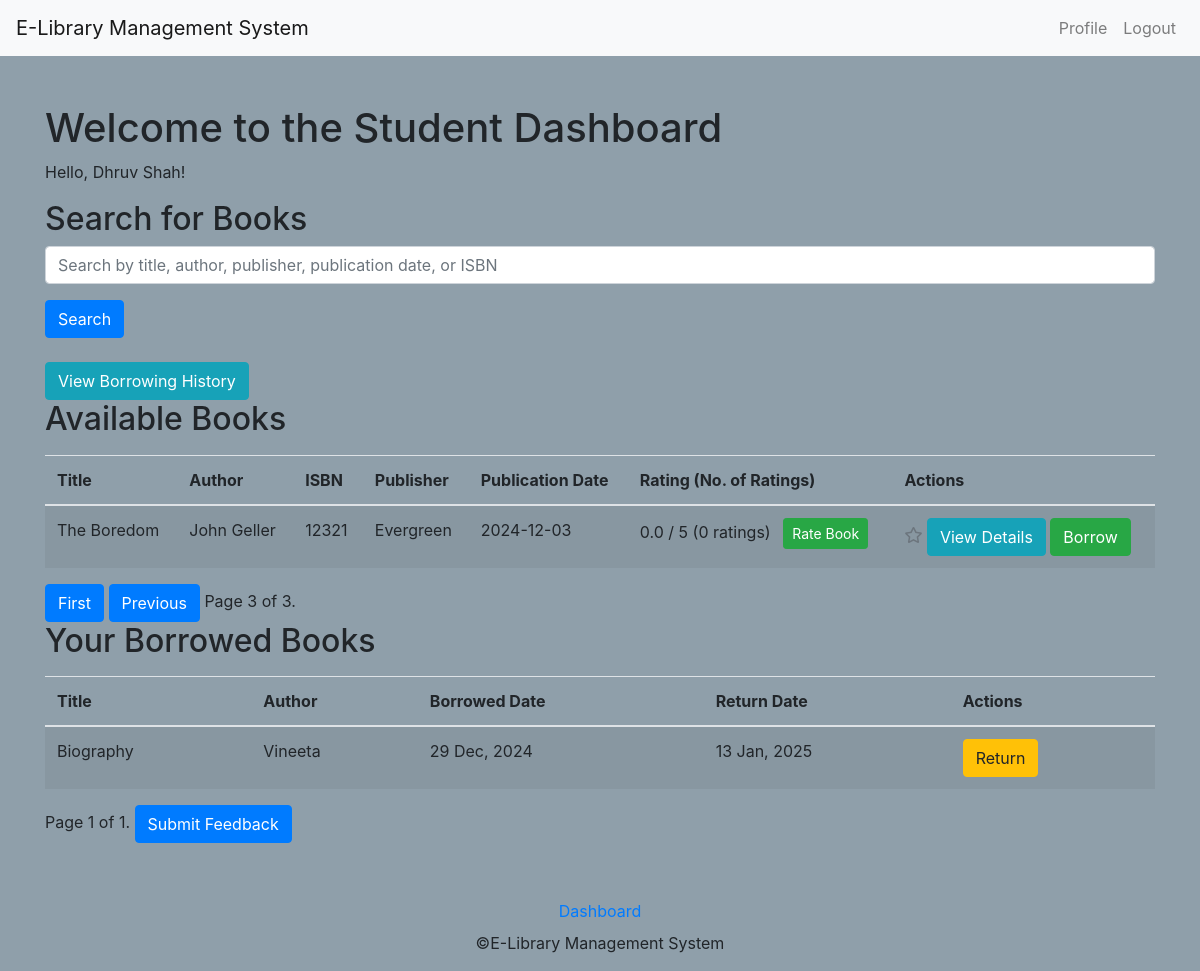
Page /student_dashboard/?page=6&q= (signed in) on the earlier database version.
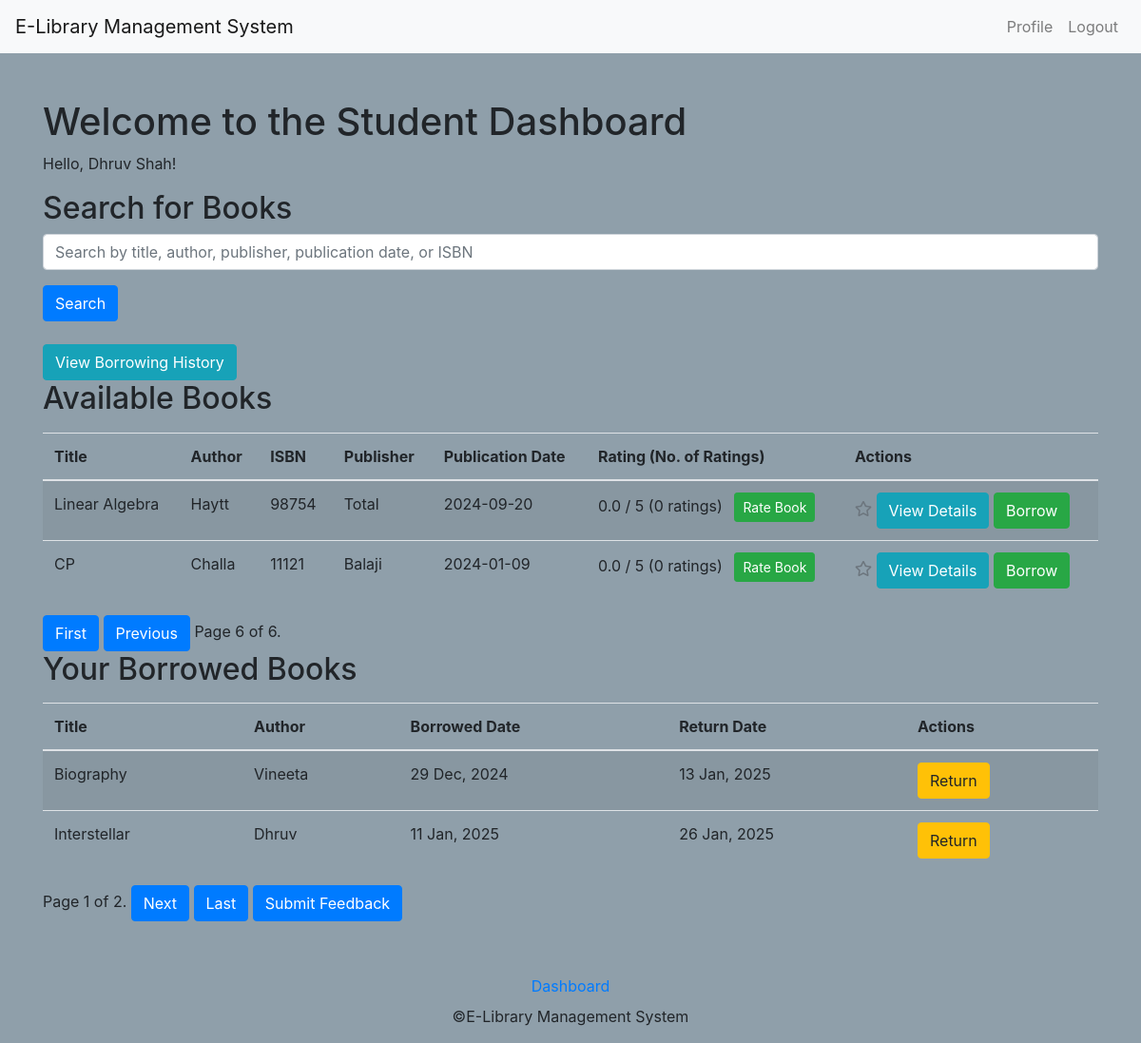
Same page on the later database version.
### users/models.py (models this page shows, shortened)
class Profile(models.Model):
    ROLE_CHOICES = [
        ('student', 'Student'),
        ('librarian', 'Librarian'),
    ]
    user = models.OneToOneField(User, on_delete=models.CASCADE)
    role = models.CharField(max_length=10, choices=ROLE_CHOICES)
    name = models.CharField(max_length=100)
    psrn_number = models.CharField(max_length=15, blank=True, null=True)
    room = models.CharField(max_length=50, blank=True, null=True)
    hostel = models.CharField(max_length=50, blank=True, null=True)
    favorite_books = models.ManyToManyField("books.Book", default=None, blank=True, related_name="favorited_by")

### books/models.py (models this page shows, shortened)
class Book(models.Model):
    title = models.CharField(max_length=255)
    author = models.CharField(max_length=255)
    isbn = models.PositiveBigIntegerField(unique=True)
    publication_date = models.DateField(blank=True, null=True)
    publisher_name = models.CharField(max_length=255, default=None)
    cover_image = models.ImageField(upload_to='book_covers/', blank=True, null=True)
    total_copies = models.PositiveIntegerField(default=1)
    available_copies = models.PositiveIntegerField(default=1)
    rating = models.FloatField(default=0.0)
    num_ratings = models.PositiveIntegerField(default=0)

class Borrow(models.Model):
    user = models.ForeignKey(User, on_delete=models.CASCADE)
    book = models.ForeignKey(Book, on_delete=models.CASCADE)
    borrow_date = models.DateField(default=now)
    due_date = models.DateField(default=now().date()+timedelta(days=LateFeeConfig.objects.first().days_before_late_fee))
    return_date = models.DateField(blank=True, null=True)
    is_returned = models.BooleanField(default=False)

### users/views.py (the view, shortened to what this page needs)
# urls.py: path('student_dashboard/', student_dashboard, name = 'student_dashboard'),
@login_required
def student_dashboard(request):
    try:
        profile = request.user.profile
        if profile.role == 'librarian':
            return redirect('librarian_dashboard')
    except Profile.DoesNotExist:
        return redirect('create_profile')
    query = request.GET.get('q', '')  # Get the search query
    books = Book.objects.all()  # Fetch all books
    paginator = Paginator(books, 2)  # Show 10 books per page
    page_number = request.GET.get('page')
    books = paginator.get_page(page_number)
    borrow_records = Borrow.objects.filter(user=request.user, is_returned=False)
    borrow_paginator = Paginator(borrow_records, 2)  # Show 5 borrowed books per page
    borrow_page_number = request.GET.get('borrow_page')
    borrow_records = borrow_paginator.get_page(borrow_page_number)
    return render(request, 'users/student_dashboard.html', {
        'books': books,
        'query': query,
        'borrow_records': borrow_records
    })

### users/templates/users/student_dashboard.html (shortened to what this page needs)
{% extends "users/base.html" %}
{% block content %}
<h1>Welcome to the Student Dashboard</h1>
<p>Hello, {{ user.profile.name }}!</p>
<h2>Search for Books</h2>
<form method="get" action="{% url 'student_dashboard' %}">
    <div class="form-group">
        <input type="text" name="q" class="form-control" placeholder="Search by title, author, publisher, publication date, or ISBN" value="{{ query }}">
    </div>
    <button type="submit" class="btn btn-primary">Search</button>
</form>
<br>
<a href="{% url 'student_borrowing_history' %}" class="btn btn-info">View Borrowing History</a>
<h2>Available Books</h2>
<table class="table table-striped mt-3">
    <thead>
        <tr>
            <th>Title</th>
            <th>Author</th>
            <th>ISBN</th>
            <th>Publisher</th>
            <th>Publication Date</th>
            <th>Rating (No. of Ratings)</th>
            <th>Actions</th>
        </tr>
    </thead>
    <tbody>
        {% if books %}
            {% for book in books %}
            <tr>
                <td>{{ book.title }}</td>
                <td>{{ book.author }}</td>
                <td>{{ book.isbn }}</td>
                <td>{{ book.publisher_name }}</td>
                <td>{{ book.publication_date|date:"Y-m-d" }}</td>
                <td>
                    {{ book.rating|default:0.0 }} / 5
                    ({{ book.num_ratings }} rating{{ book.num_ratings|pluralize }})
                    <a href="{% url 'rate_book' book.id %}" class="btn btn-sm btn-success ml-2">Rate Book</a>
                </td>
                <td>
                    {% if book in user.profile.favorite_books.all %}
                        <a href="{% url 'unmark_favorite' book.pk %}" class="text-warning" title="Remove from favorites">
                            <i class="fas fa-star"></i>
                        </a>
                    {% else %}
                        <a href="{% url 'mark_favorite' book.pk %}" class="text-secondary" title="Add to favorites">
                            <i class="far fa-star"></i>
                        </a>
                    {% endif %}
                    <a href="{% url 'book_detail' book.pk %}" class="btn btn-info">View Details</a>
                    <a href="{% url 'borrow' book.pk %}" class="btn btn-success">Borrow</a>
                </td>
            </tr>
            {% endfor %}
        {% else %}
            <tr>
                <td colspan="8" class="text-center">No books found.</td>
            </tr>
        {% endif %}
    </tbody>
</table>
{% if books.has_previous %}
    <a href="?page=1&q={{ query }}" class="btn btn-primary">First</a>
    <a href="?page={{ books.previous_page_number }}&q={{ query }}" class="btn btn-primary">Previous</a>
{% endif %}
<span>Page {{ books.number }} of {{ books.paginator.num_pages }}.</span>
<h2>Your Borrowed Books</h2>
<table class="table table-striped mt-3">
    <thead>
        <tr>
            <th>Title</th>
            <th>Author</th>
            <th>Borrowed Date</th>
            <th>Return Date</th>
            <th>Actions</th>
        </tr>
    </thead>
    <tbody>
        {% if borrow_records %}
            {% for record in borrow_records %}
            <tr>
                <td>{{ record.book.title }}</td>
                <td>{{ record.book.author }}</td>
                <td>{{ record.borrow_date|date:"j M, o" }}</td>
                <td>{{ record.due_date|date:"j M, o" }}</td>
                <td>
                    <a href="{% url 'return' record.pk %}" class="btn btn-warning">Return</a>
                </td>
            </tr>
            {% endfor %}
        {% else %}
            <tr>
                <td colspan="5" class="text-center">No books currently borrowed.</td>
            </tr>
        {% endif %}
    </tbody>
</table>
<span>Page {{ borrow_records.number }} of {{ borrow_records.paginator.num_pages }}.</span>
{% if borrow_records.has_next %}
    <a href="?page={{ borrow_records.next_page_number }}&q={{ query }}" class="btn btn-primary">Next</a>
    <a href="?page={{ borrow_records.paginator.num_pages }}&q={{ query }}" class="btn btn-primary">Last</a>
{% endif %}
<a href="{% url 'submit_feedback' %}" class="btn btn-primary">Submit Feedback</a>
{% endblock %}

### users/templates/users/base.html (shortened to what this page needs)
<!DOCTYPE html>
<html lang="en">
<head>
    <link rel="stylesheet" href="https://stackpath.bootstrapcdn.com/bootstrap/4.5.2/css/bootstrap.min.css">
    <link href="https://cdnjs.cloudflare.com/ajax/libs/font-awesome/5.15.4/css/all.min.css" rel="stylesheet">
</head>
<body>
    <nav class="navbar navbar-expand-lg navbar-light bg-light">
        <a class="navbar-brand" href="{% url 'home' %}">E-Library Management System</a>
        <div class="collapse navbar-collapse" id="navbarNav">
            <ul class="navbar-nav ml-auto">
                {% if user.is_authenticated %}
                    <li class="nav-item">
                        <a class="nav-link" href="{% url 'profile' %}">Profile</a>
                    </li>
                    <li class="nav-item">
                        <a class="nav-link" href="{% url 'logout' %}">Logout</a>
                    </li>
                {% else %}
                    <li class="nav-item">
                        <a class="nav-link" href="{% url 'login' %}">Login</a>
                    </li>
                {% endif %}
            </ul>
        </div>
    </nav>
    <div class="container mt-5">
        {% block content %}
        {% endblock %}
    </div>
    <footer class="text-center mt-5">
        {% if user.profile.role == 'librarian' %}
            <a class="nav-link" href="{% url 'librarian_dashboard' %}">Dashboard</a>
        {% else %}
            <a class="nav-link" href="{% url 'student_dashboard' %}">Dashboard</a>
        {% endif %}
        <p>&copy;E-Library Management System</p>
    </footer>
</body>
</html>

### users/templates/users/base.html (style rules this page uses)
body { background-color: #8f9faa; }

Differences in the rows shown:
no longer on this page (row unchanged): Book: title "The Boredom", author "John Geller", isbn "12321", publisher_name "Evergreen", publication_date "2024-12-03", rating "0.0", num_ratings "0"
added Book: title "Linear Algebra", author "Haytt", isbn "98754", publisher_name "Total", publication_date "2024-09-20", rating "0.0", num_ratings "0"
added Book: title "CP", author "Challa", isbn "11121", publisher_name "Balaji", publication_date "2024-01-09", rating "0.0", num_ratings "0"
added Borrow: book "Interstellar", book.author "Dhruv", borrow_date "11 Jan, 2025", due_date "26 Jan, 2025"
Other differences:
{{ books.number }}: "3" → "6"
{{ books.paginator.num_pages }}: "3" → "6"
{{ borrow_records.paginator.num_pages }}: "1" → "2"
text now shown: "Next Last"
